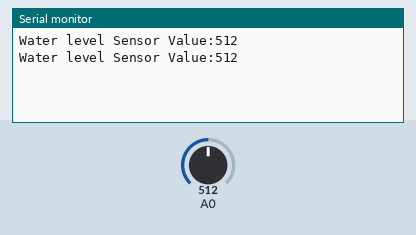
Simulated run of this sketch. Board: Arduino Uno, built with avr-gcc and run on an emulated ATmega328P. Parts: the last lines printed to the serial monitor. Inputs (shaded band) come from the test bench; at power-on: A0 = 512.

Above: at 10.8 s.
10.9 s: A0 set to 716
At 20.7 s:
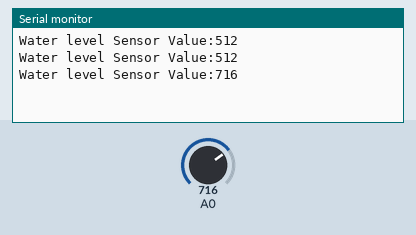
20.9 s: A0 set to 900
At 31.0 s:
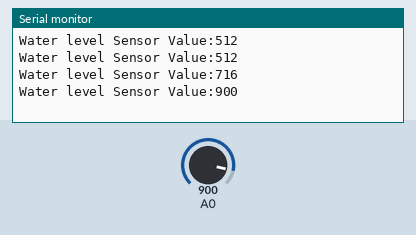
Timing chart, 0 to 32.5 s (numbered marks = the images above; inputs shaded):
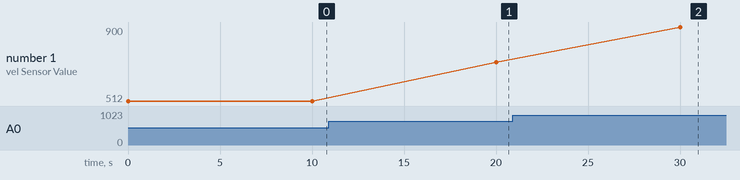

Measured:
- after the input at 10.9 s, the serial monitor: prints a new line after 9.1 s (image 1)
- after the input at 20.9 s, the serial monitor: prints a new line after 9.1 s (image 2)
- plotted number 1: 512 → 716 after the input at 10.9 s, 716 → 900 after the input at 20.9 s

The sketch:

F81FSAQIB8IXVYB.ino
```cpp
void setup(){

Serial.begin(9600);

}

void loop(){

Serial.print("Water level Sensor Value:");
Serial.println(analogRead(A0));
delay(10000);

}
```
